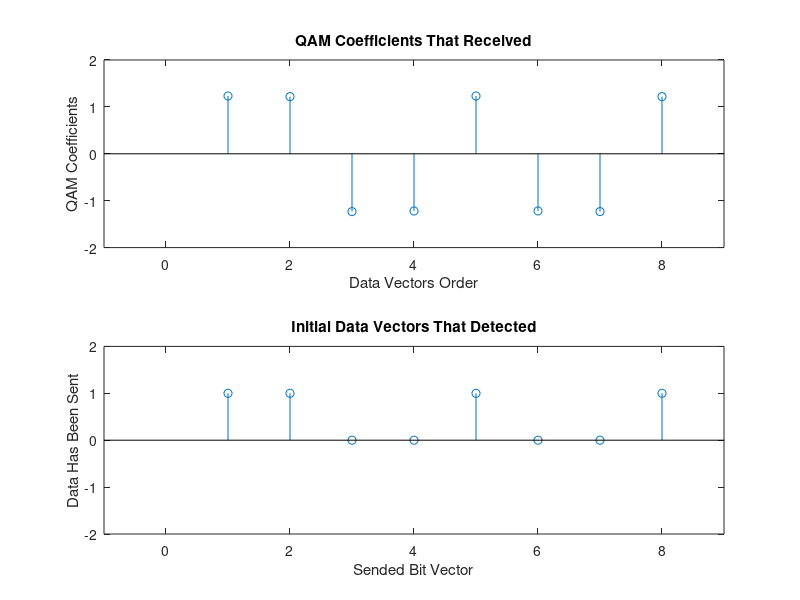

MATLAB code for this plot:
clc;clear all;
Tc=1/25.5;
a=0.22;
%  t=-12.7*1.5:0.15:12.8*1.5;
 t=-38.22*Tc:2.56*4*Tc:38.22*Tc;
p=zeros(1,length(t));
    for i=1:1:length(t)
        if t(i)==0
            p(i)= (1-a)+4*a/pi;
        else if t(i)==1/(4*a) || t(i)==-1/(4*a)
               p(i)=a/sqrt(2)*((1+2/pi)*sin(pi/(4*a))+(1-2/pi)*cos(pi/(4*a)));
              else
                p(i) = (sin(pi*t(i)*(1-a))+4*a*t(i).*cos(pi*t(i)*(1+a)))./(pi*t(i).*(1-(4*a*t(i)).^2));
             end
        end
    end
   
 
    %carriers1
c1=(cos(2*pi*t/Tc));
c2=(sin(2*pi*(t)/Tc));
% carriers2
cr1=(cos(2*pi*t/Tc));
cr2=(sin(2*pi*(t)/Tc));

a=1;b=1;

y1=(a*p.*c1+b*p.*c2);
y2=(-a*p.*c1-b*p.*c2);
y3=(a*p.*c1-b*p.*c2);
y4=(-a*p.*c1+b*p.*c2);
% figure(1)
% plot(t,y1)

yr11=(cr1.*y1);
yr12=(cr2.*y1);
yr21=(cr1.*y2);
yr22=(cr2.*y2);
yr31=(cr1.*y3);
yr32=(cr2.*y3);
yr41=(cr1.*y4);
yr42=(cr2.*y4);

k11=yr11.*p;
k12=yr12.*p;
k21=yr21.*p;
k22=yr22.*p;
k31=yr31.*p;
k32=yr32.*p;
k41=yr41.*p;
k42=yr42.*p;

z=0;
y=0;
f=0;
s=0;
u=0;
l=0;
q=0;
x=0;
for w=1:1:length(t)
    z=k11(w)+z;
    y=k12(w)+y;
    f=k21(w)+f;
    s=k22(w)+s;
    u=k31(w)+u;
    l=k32(w)+l;
    q=k41(w)+q;
    x=k42(w)+x;
    
end
vecd=[z y f s u l q x] ;

rec=zeros(1,length(vecd));
% % % stem(vecd)
% % % axis([-5 15 20 -20])

for que=1:1:length(vecd)
if vecd(que)>=0
    rec(que)=1;
elseif vecd(que)<=0
    rec(que)=0;
end
end

subplot(2,1,1)
stem(vecd)
axis([-1 9 -2 2])
title('QAM Coefficients That Received')
ylabel('QAM Coefficients')
xlabel('Data Vectors Order')
subplot(2,1,2)
stem(rec)
ylabel('Data Has Been Sent')
xlabel('Sended Bit Vector')
axis([-1 9 -2 2])
title('Initial Data Vectors That Detected')

% figure(8)
% plot(t,p.*c2)
